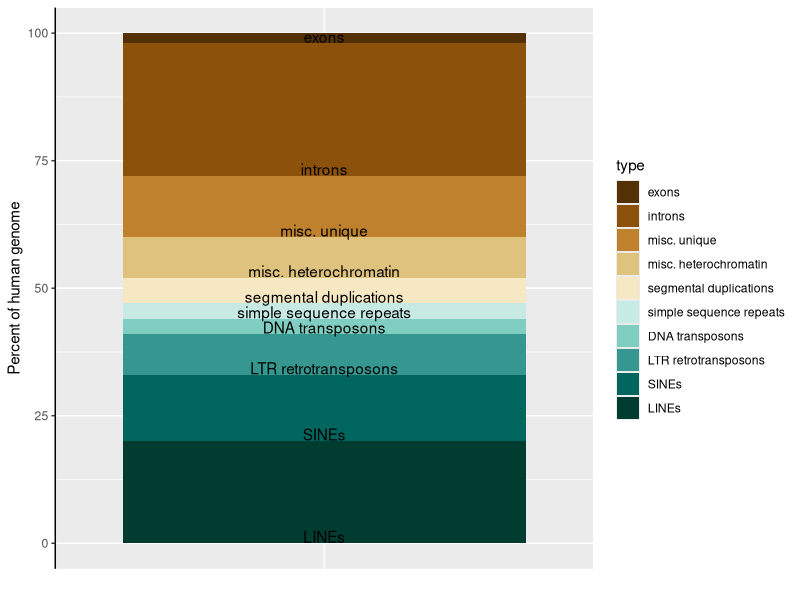

The R script that drew this image: (Note: this script raises an error after producing the figure.)
library(tidyverse)
library(cowplot)

rm(list = ls())

df <- read_tsv('tables/human-genome.tsv')

df$type <- factor(df$type, ordered = T, levels = df$type)

# compute Y position for the labels
df$ypos <- 100 - cumsum(df$perc) + 1.3

plt <- ggplot(df, aes('', perc, fill = type)) 
plt <- plt + geom_bar(stat = 'identity') 
plt <- plt + geom_text(aes(x = 1, y = ypos, label = type))
plt <- plt + scale_fill_brewer(palette = 'BrBG')
plt <- plt + theme(axis.line.y = element_line(), axis.ticks.y = element_line())
plt <- plt + theme(axis.line.x = element_blank(), axis.ticks.x = element_blank(), axis.text.x = element_blank())
plt <- plt + xlab("") + ylab("Percent of human genome")

save_plot("figures/human.svg", plot = plt, base_height = 19, units = 'cm')
# needs manual touchup
